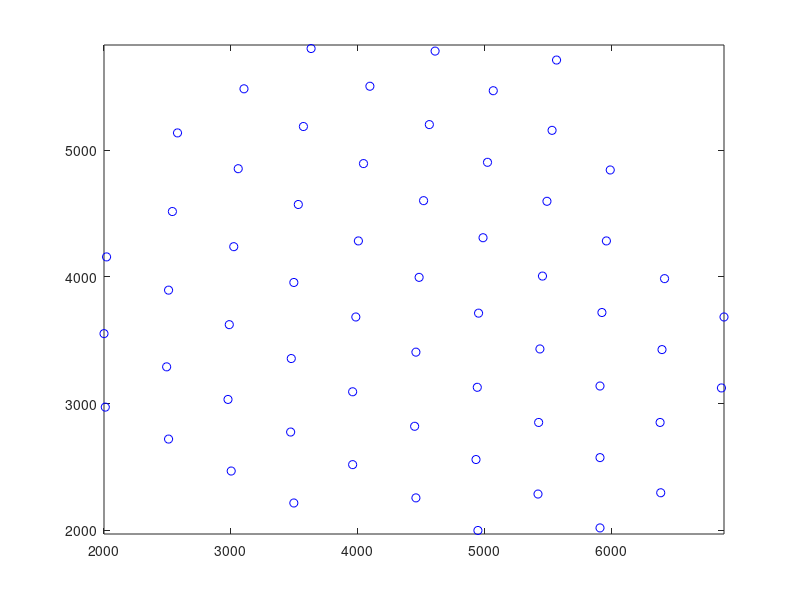

Write MATLAB code to recreate this figure. (Note: this script raises an error after producing the figure.)
% Reflect centers
% Reflect the centers east-west

clear;clc;close all;

load('centers_Amalia.mat')

turbineX = Centers_turbine(:,2)+2000.;
turbineY = Centers_turbine(:,1)+2000.;

figure
plot(turbineX,turbineY,'bo')
hold all

axis equal

V = [turbineX, turbineY];

k = convhulln(V);
c = mean(V(unique(k),:));
V=V-repmat(c,[size(V,1) 1]);
A  = NaN*zeros(size(k,1),size(V,2));
rc=0;
for ix = 1:size(k,1)
    F = V(k(ix,:),:);
    if rank(F,1e-5) == size(F,1)
        rc=rc+1;
        A(rc,:)=F\ones(size(F,1),1);
    end
end
A=A(1:rc,:);
b=ones(size(A,1),1);
b=b+A*c';
% eliminate dumplicate constraints:
[null,I]=unique(num2str([A b],6),'rows');
A=A(I,:); % rounding is NOT done for actual returned results
b=b(I);

figure('renderer','zbuffer')
hold on
plot(turbineX,turbineY,'r.')
[x,y]=ndgrid(0:10:9000);
p=[x(:) y(:)]';
p=(A*p <= repmat(b,[1 length(p)]));
p = double(all(p));
p=reshape(p,size(x));
h=pcolor(x,y,p);
set(h,'edgecolor','none')
set(h,'zdata',get(h,'zdata')-1) % keep in back
axis equal
set(gca,'color','none')
title('A*x <= b  (1=True, 0=False)')
colorbar

save('Amalia_locAndHull.mat', 'A', 'b', 'turbineX', 'turbineY')


